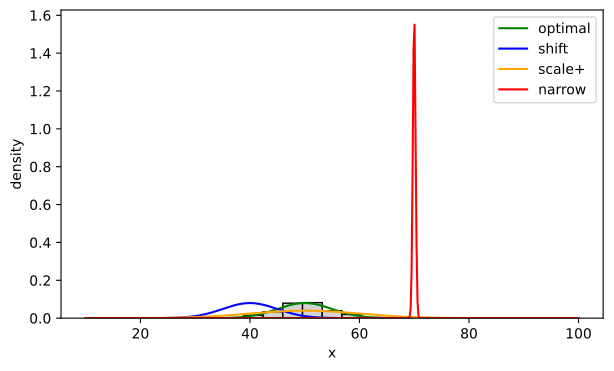

Generate this figure with Python:
import numpy as np
from scipy import stats
import matplotlib.pyplot as plt

# Setup: Bin(n=100, p=0.5), draw B=1000 samples
n, p, B = 100, 0.5, 1000
X = stats.binom.rvs(n, p, size=B, random_state=0)

# Optimal Gaussian moments (match the binomial)
mu0, sd0 = n*p, np.sqrt(n*p*(1-p))
xs = np.linspace(10, 100, 500)

# 4 candidate Gaussians: (mean, sd, color, label)
pdfs = [(mu0,      sd0,     'green',  'optimal'),
        (mu0 - 10, sd0,     'blue',   'shift'),
        (mu0,      2*sd0,   'orange', 'scale+'),
        (mu0 + 20, p*(1-p), 'red',    'narrow')]

# Histogram of samples, overlay each candidate density
fig, ax = plt.subplots(figsize=(7, 4))
ax.hist(X, bins=25, range=(10, 100), density=True,
        color='lightgray', edgecolor='black')
for m, s, c, lbl in pdfs:
    ax.plot(xs, stats.norm.pdf(xs, m, s), color=c, label=lbl)
ax.set_xlabel('x'); ax.set_ylabel('density'); ax.legend()
plt.savefig('ex_13_b.pdf', bbox_inches='tight')

# KLD (up to additive constant) from the closed form
def kld(mu, s2):
    return 0.5*np.log(s2) + 0.5/s2 * (n*p*(1-p) + (n*p - mu)**2)

for m, s, _, lbl in pdfs:
    print(f'{lbl:8s}: {kld(m, s**2):.4f}')
